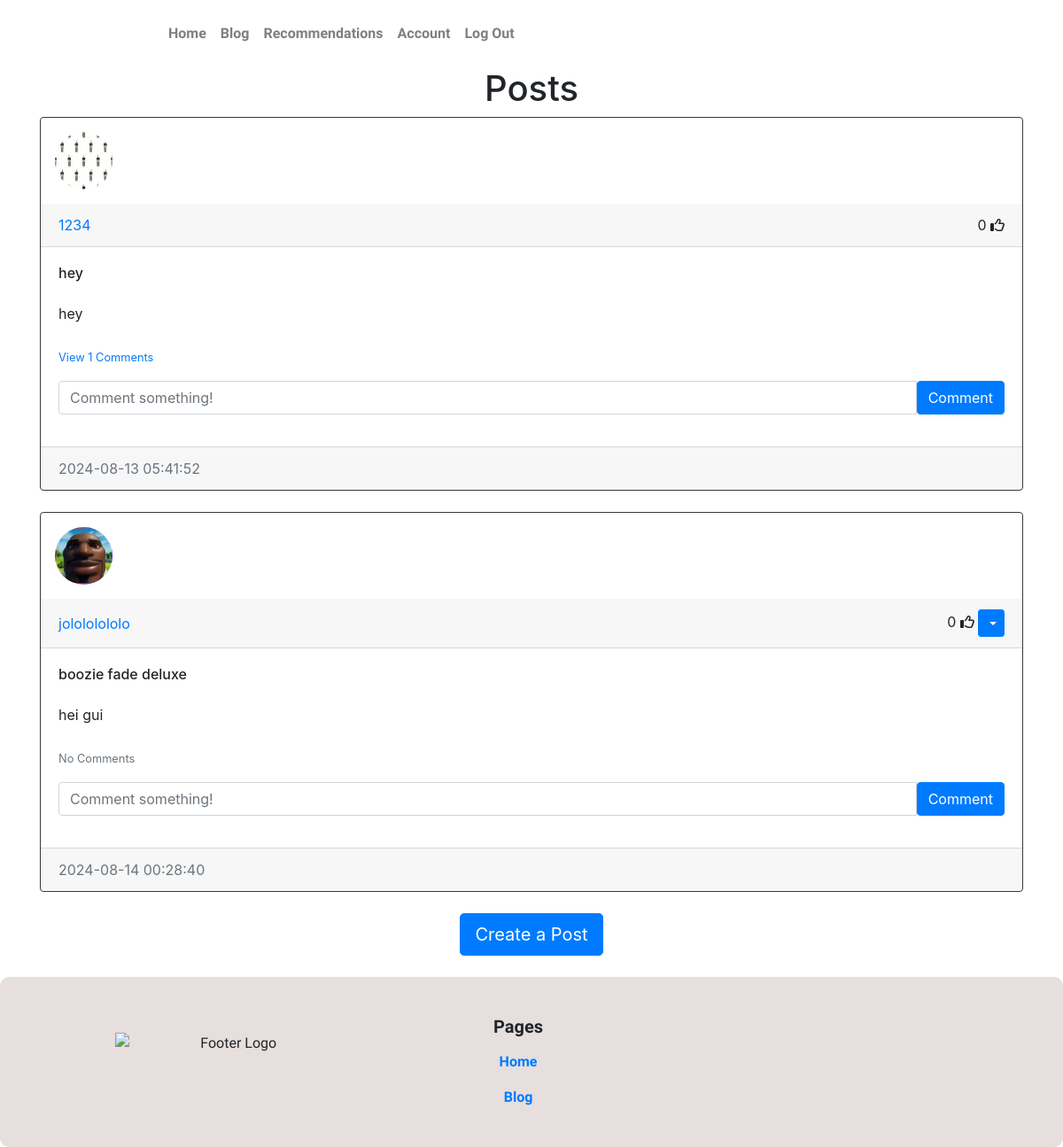
Screenshot of /blog (signed in) with the database file from the repository.
### website/models.py (models this page shows)
class Post(db.Model):
    id = db.Column(db.Integer, primary_key=True)
    title = db.Column(db.String(100), nullable=False)
    text = db.Column(db.Text, nullable=False)
    date_created = db.Column(db.DateTime(timezone=True), default=func.now())
    author = db.Column(db.Integer, db.ForeignKey('user.id', ondelete='CASCADE'), nullable=False)
    likes = db.relationship('Like', backref='post', passive_deletes=True)
    comments = db.relationship('Comment', backref='post', passive_deletes=True)

class User(db.Model, UserMixin):
    id = db.Column(db.Integer, primary_key=True)
    email = db.Column(db.String(150), unique=True)
    username = db.Column(db.String(150), unique=True)
    password = db.Column(db.String(150))
    image_file = db.Column(db.String(20), nullable = False, default = 'default.jpg')
    date_created = db.Column(db.DateTime(timezone=True), default=func.now())
    posts = db.relationship('Post', backref='user', passive_deletes=True)
    likes = db.relationship('Like', backref='user', passive_deletes=True)
    comments = db.relationship('Comment', backref='user', passive_deletes=True)

### website/views.py (the view)
@views.route("/blog")
@login_required
def blog():
    posts = Post.query.all()
    return render_template("blog.html", user=current_user, posts=posts)

### website/__init__.py (called while the page is built)
def create_app():
    app = Flask(__name__)
    app.config['SECRET_KEY'] = "iP8BYFmrKH"
    app.config['SQLALCHEMY_DATABASE_URI'] = f'sqlite:///{DB_NAME}'
    db.init_app(app)
    from .views import views
    from .auth import auth
    app.register_blueprint(views, url_prefix="/")
    app.register_blueprint(auth, url_prefix="/")
    from .models import User, Post
    with app.app_context():
        db.create_all()
        print("Created database!")
    login_manager = LoginManager()
    login_manager.login_view = "auth.login"
    login_manager.init_app(app)
    @login_manager.user_loader
    def load_user(id):
        return User.query.get(int(id))
    return app

### website/templates/blog.html
{% extends "posts_div.html" %}{% block title %}Blog{% endblock %}

### website/templates/posts_div.html (shortened to what this page needs)
{% extends "template.html" %}{% block title %}Home{% endblock %}
{% block content %}
<link rel="stylesheet" href="{{ url_for('static', filename='styles.css') }}">
<h1 align="center">{% block header %}Posts{% endblock %}</h1>
<div id="posts">
    {% for post in posts %}
    <div class="card border-dark">
        <img class = "rounded-circle article-img" src="{{ url_for('static', filename='profile_pics/' + post.user.image_file)}}"></img>
        <div class="card-header d-flex justify-content-between align-items-center">
            <a href="/posts/{{post.user.username}}">{{post.user.username}}</a>
            <div>
                <span id="likes-count-{{post.id}}">
                    {{ post.likes|length }}</span>
                    {% if user.id in post.likes|map(attribute="author")|list %}
                    <i
                        class="fas fa-thumbs-up"
                        id="like-button-{{post.id}}"
                        onclick="like({{post.id}})"
                    ></i>
                    {% else %}
                    <i
                        class="far fa-thumbs-up"
                        id="like-button-{{post.id}}"
                        onclick="like({{post.id}})"
                    ></i>
                    {% endif %}
                {% if user.id == post.author %}
                <div class="btn-group">
                  <button
                      type="button"
                      class="btn btn-sm btn-primary dropdown-toggle"
                     data-bs-toggle="dropdown">
                 </button>
                </div>
                {% endif %}
            </div>
        </div>
        <div class="card-body">
            <div class="card-text post-title">{{post.title}}</div>
            <br>
            <div class="card-text">{{post.text}}</div>
            <br/>
            <p class="card-text">
                {% if post.comments|length > 0 %}
                <a data-bs-toggle="collapse" href="#comments-{{post.id}}" role="button">
                    <small>View {{post.comments|length}} Comments</small>
                </a>
                {% else %}
                <small class="text-muted">No Comments</small>
                {% endif %}
            </p>
            <form
            class="input-group mb-3"
            method="POST"
            action="/create-comment/{{post.id}}"
            >
                <input
                    type="text"
                    id="text"
                    name="text"
                    class="form-control"
                    placeholder="Comment something!"
                />
                <button type"submit" class="btn btn-primary">Comment</button>
        </form>
        </div>
        <div class="card-footer text-muted">{{post.date_created}}</div>
    </div>
    <br/>
    {% endfor %}
</div>
<div align="center">
    <a href="/create-post">
        <button type="button" class="btn btn-primary btn-lg">
            Create a Post
        </button>
    </a>
</div>
<br>
{% endblock %}

### website/templates/template.html (shortened to what this page needs)
<!doctype html>
<html lang="en">
  	<head>
    	<link rel="stylesheet" href="https://cdn.jsdelivr.net/npm/bootstrap@4.4.1/dist/css/bootstrap.min.css">
		<link rel="stylesheet" href="static/styles.css">
  	</head>
  	<body>
		<nav class="navbar navbar-expand-sm bg-white navbar-light sticky-top">
			<a class="navbar-brand" href="/home">
				<div class="logo"></div>
			</a>
			<div class="collapse navbar-collapse" id="collapsibleNavbar">
				<ul class="navbar-nav">
					{% if user.is_authenticated %}
					<li class="nav-item">
						<a class="nav-link" href="/home">Home</a>
					</li>
					<li class="nav-item">
						<a class="nav-link" href="/blog">Blog</a>
					</li>
					<li class="nav-item">
						<a class="nav-link" href="/recommendations">Recommendations</a>
					</li>
					<li class="nav-item">
						<a class="nav-link" href="/account">Account</a>
					</li>
					<li class="nav-item">
						<a class="nav-link" href="/logout">Log Out</a>
					</li>
					{% endif %}
				</ul>
			</div>
		</nav>
		<div class="container">{% block content %}{% endblock %}</div>
		<footer>
			<div class="row container-fluid">
				<div class="col-lg-3 col-md-8 col-sm-9">
					<div class="footer-logo">
						<img src="https://i.ibb.co/88tXV7S/nowhitelogo.png" alt="Footer Logo" class="img-fluid">
					</div>
				</div>
				<div class="col-lg-6 col-sm-3">
					<br>
					<h5>Pages</h5>
					<ul>
						<li class="foot-link">
							<a class="nav-link" href="/home">Home</a>
						</li>
						<li class="foot-link">
							<a class="nav-link" href="/blog">Blog</a>
						</li>
					</ul>
				</div>
			</div>
		</footer>
  	</body>
</html>

### website/static/styles.css (style rules this page uses)
.article-img { height: 65px; width: 65px; margin: 16px; }
.post-title { font-weight: 500; line-height: 1.2; }
.container { background-color: rgba(255, 255, 255, 0.95); border-radius: 20px; }
.nav-link { font-family: "Urbanist"; font-weight: 800; }
.col-lg-6 { font-family: Urbanist; font-weight: 700; }
.col-lg-6 h5 { font-family: Urbanist; font-weight: 800; }
.foot-link { font-family: "Urbanist"; font-weight: 800; color: rgb(100, 100, 100) }
.col-lg-3 { font-family: Urbanist; }
footer { background-color: rgba(0, 0, 0, 0.2); border-radius: 10px; background-color: #e7dede; padding: 20px 0; text-align: center; width: 100%; }
ul, ol { list-style-type: none; padding-left: 0; }
html, body { height: 100%; margin: 0; display: flex; flex-direction: column; }
.container { flex: 1; }
.logo { width: 150px; height: 50px; background-image: url('https://i.ibb.co/qrLQ8Lt/logo.png'); background-size: contain; background-repeat: no-repeat; background-position: center; }
.footer-logo img { max-width: 100%; display: block; width: 297px; height: 60px; margin-left: 115px; margin-top: 43px; }
.footer-logo { text-align: center; }

### rows the page displays
Post: image_file (picture), user.username "1234", likes|length "0", title "hey", text "hey", comments|length "1", date_created "2024-08-13 05:41:52"
Post: image_file (picture), user.username "jolololololo", likes|length "0", title "boozie fade deluxe", text "hei gui", shows "No Comments", date_created "2024-08-14 00:28:40"
